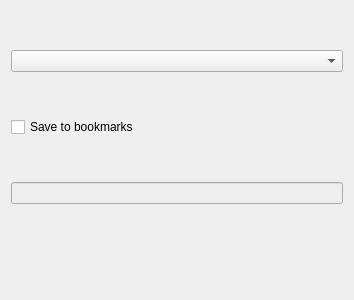
<?xml version="1.0" encoding="UTF-8"?>
<ui version="4.0">
 <class>QuetzalJoinChatDialog</class>
 <widget class="QDialog" name="QuetzalJoinChatDialog">
  <property name="geometry">
   <rect>
    <x>0</x>
    <y>0</y>
    <width>354</width>
    <height>300</height>
   </rect>
  </property>
  <property name="windowTitle">
   <string>Join group chat</string>
  </property>
  <layout class="QGridLayout" name="gridLayout">
   <item row="0" column="0">
    <widget class="QComboBox" name="bookmarkBox"/>
   </item>
   <item row="1" column="0">
    <layout class="QFormLayout" name="fieldsLayout"/>
   </item>
   <item row="4" column="0">
    <widget class="QDialogButtonBox" name="buttonBox">
     <property name="orientation">
      <enum>Qt::Horizontal</enum>
     </property>
    </widget>
   </item>
   <item row="2" column="0">
    <widget class="QCheckBox" name="saveBookmark">
     <property name="text">
      <string>Save to bookmarks</string>
     </property>
    </widget>
   </item>
   <item row="3" column="0">
    <widget class="QLineEdit" name="bookmarkName">
     <property name="enabled">
      <bool>false</bool>
     </property>
    </widget>
   </item>
  </layout>
 </widget>
 <resources/>
 <connections>
  <connection>
   <sender>buttonBox</sender>
   <signal>accepted()</signal>
   <receiver>QuetzalJoinChatDialog</receiver>
   <slot>accept()</slot>
   <hints>
    <hint type="sourcelabel">
     <x>252</x>
     <y>295</y>
    </hint>
    <hint type="destinationlabel">
     <x>157</x>
     <y>274</y>
    </hint>
   </hints>
  </connection>
  <connection>
   <sender>buttonBox</sender>
   <signal>rejected()</signal>
   <receiver>QuetzalJoinChatDialog</receiver>
   <slot>reject()</slot>
   <hints>
    <hint type="sourcelabel">
     <x>320</x>
     <y>295</y>
    </hint>
    <hint type="destinationlabel">
     <x>286</x>
     <y>274</y>
    </hint>
   </hints>
  </connection>
  <connection>
   <sender>saveBookmark</sender>
   <signal>toggled(bool)</signal>
   <receiver>bookmarkName</receiver>
   <slot>setEnabled(bool)</slot>
   <hints>
    <hint type="sourcelabel">
     <x>106</x>
     <y>249</y>
    </hint>
    <hint type="destinationlabel">
     <x>193</x>
     <y>276</y>
    </hint>
   </hints>
  </connection>
 </connections>
</ui>
